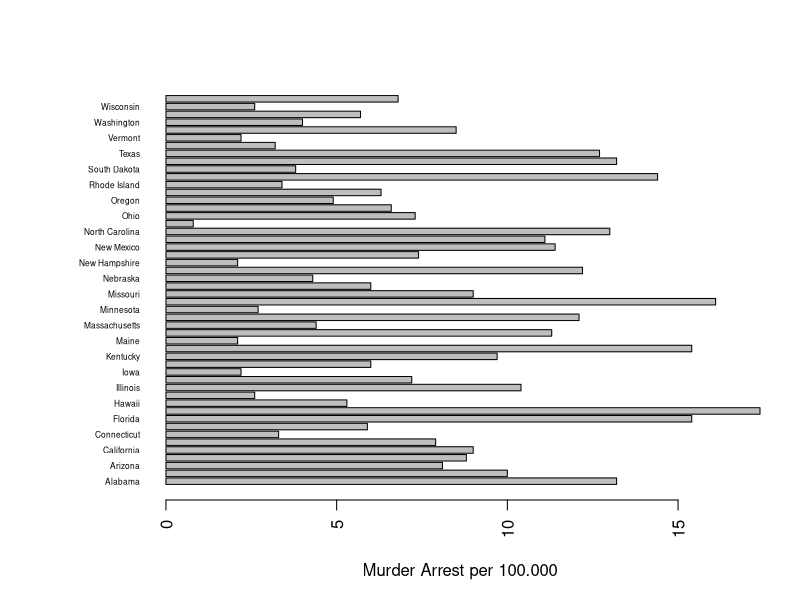
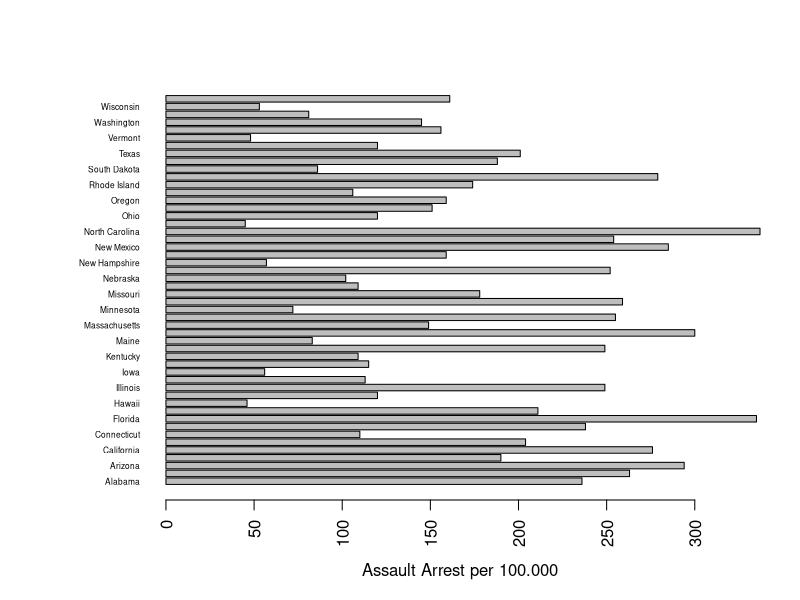
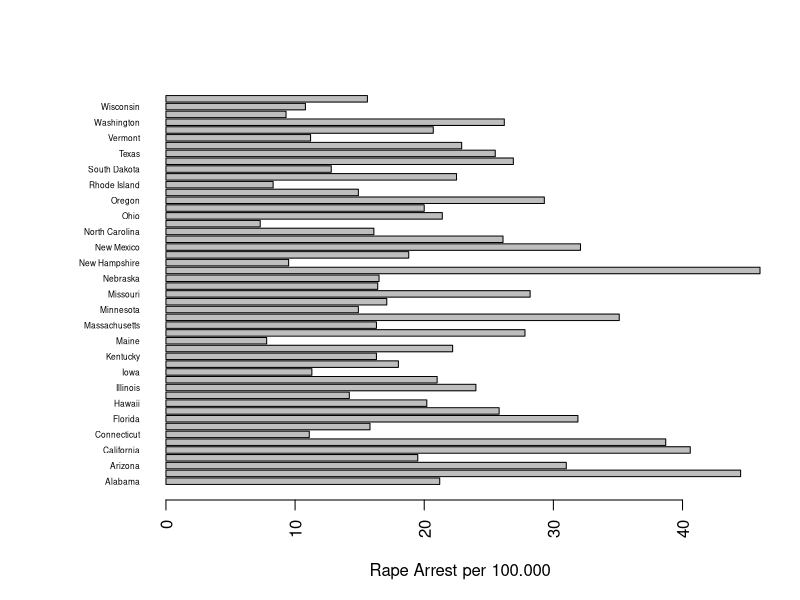
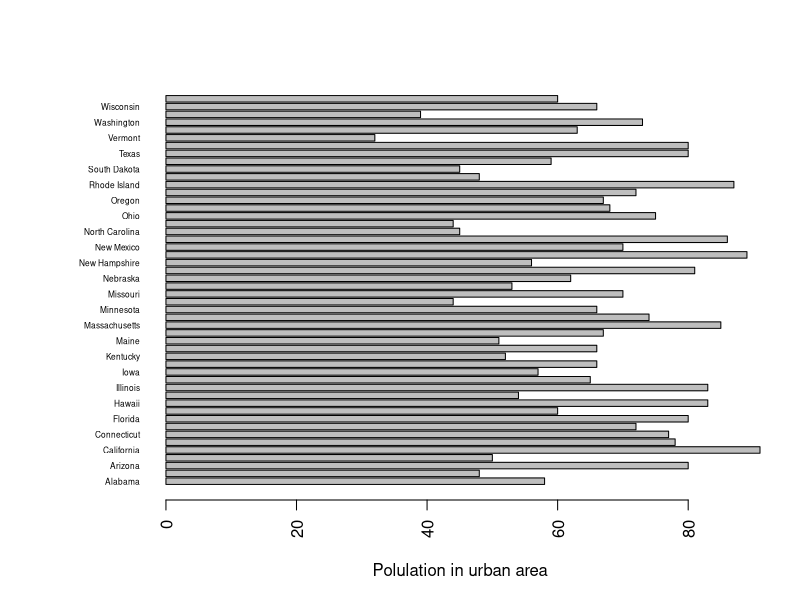
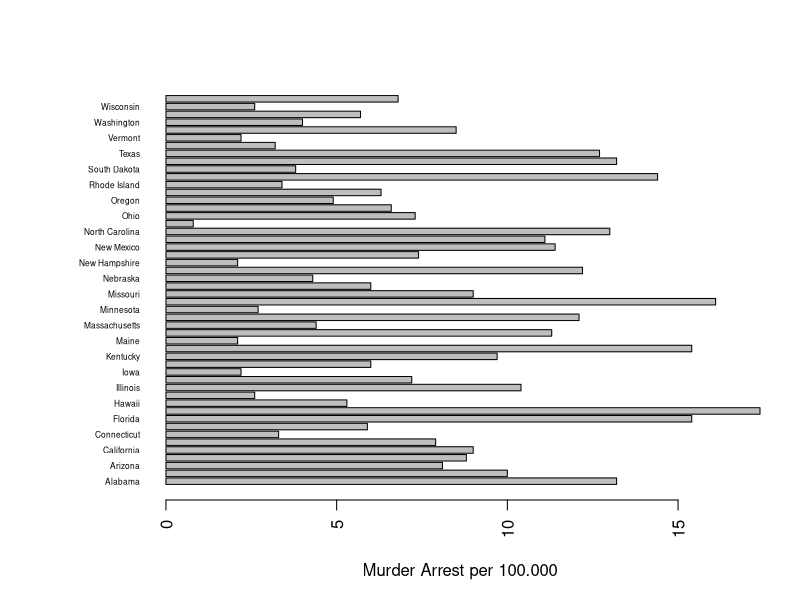
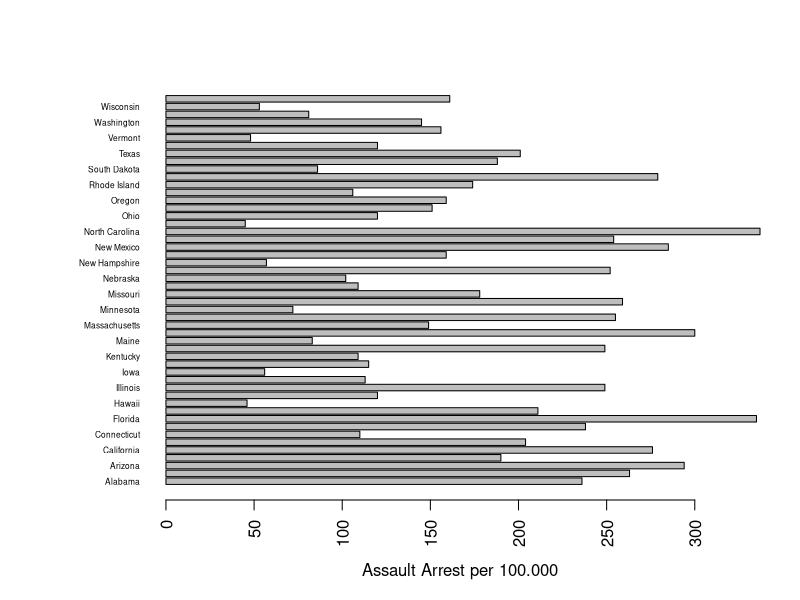
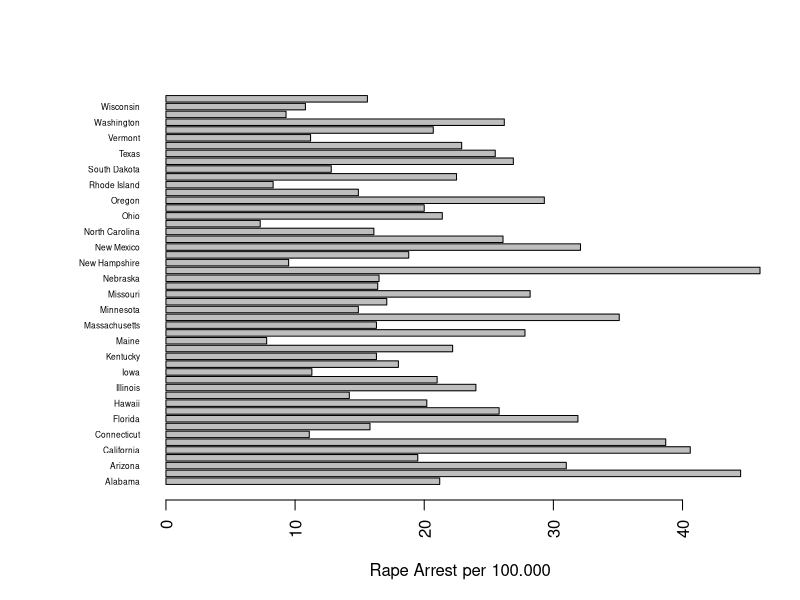
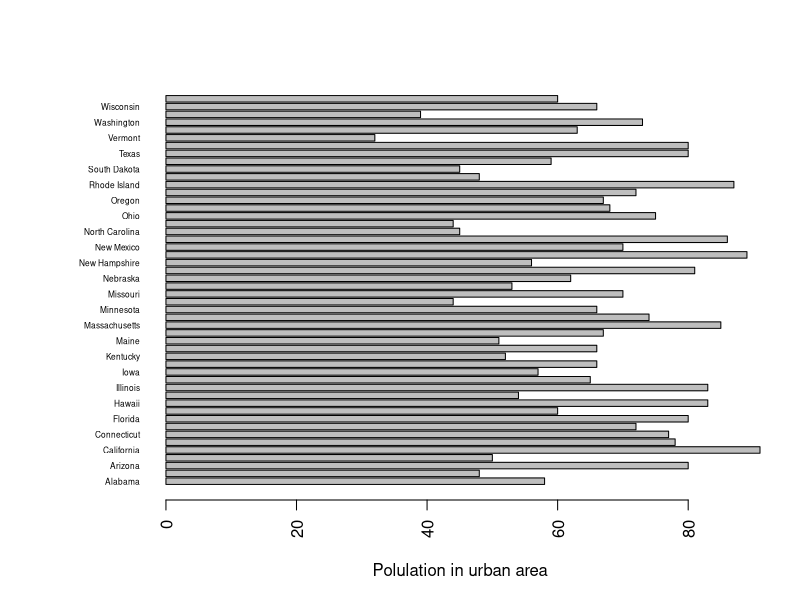

Recreate these plots in R, in order.
## ---- chunk 1
USArrests
## ---- chunk 2
summary(USArrests)
## ---- chunk 3
df_complate <- data.frame(States=rownames(USArrests), USArrests)
par(las=2) # make label text perpendicular to axis
par(mar=c(5,8,4,2)) # increase y-axis margin.

barplot(df_complate$Murder, names.arg = df_complate$States, horiz = TRUE, cex.names = 0.5, xlab = "Murder Arrest per 100.000")

barplot(df_complate$Assault, names.arg = df_complate$States, horiz = TRUE, cex.names = 0.5, xlab = "Assault Arrest per 100.000")

barplot(df_complate$Rape, names.arg = df_complate$States, horiz = TRUE, cex.names = 0.5, xlab = "Rape Arrest per 100.000")

barplot(df_complate$UrbanPop, names.arg = df_complate$States, horiz = TRUE, cex.names = 0.5, xlab = "Polulation in urban area")
## ---- chunk 4
df_single <- data.frame(States=rownames(USArrests), USArrests)
par(las=2) # make label text perpendicular to axis
par(mar=c(5,8,4,2)) # increase y-axis margin.

barplot(df_single$Murder, names.arg = df_single$States, horiz = TRUE, cex.names = 0.5, xlab = "Murder Arrest per 100.000")

barplot(df_single$Assault, names.arg = df_single$States, horiz = TRUE, cex.names = 0.5, xlab = "Assault Arrest per 100.000")

barplot(df_single$Rape, names.arg = df_single$States, horiz = TRUE, cex.names = 0.5, xlab = "Rape Arrest per 100.000")

barplot(df_single$UrbanPop, names.arg = df_single$States, horiz = TRUE, cex.names = 0.5, xlab = "Polulation in urban area")
## ---- chunk 5
df_average <- data.frame(States=rownames(USArrests), USArrests)
par(las=2) # make label text perpendicular to axis
par(mar=c(5,8,4,2)) # increase y-axis margin.

barplot(df_average$Murder, names.arg = df_average$States, horiz = TRUE, cex.names = 0.5, xlab = "Murder Arrest per 100.000")

barplot(df_average$Assault, names.arg = df_average$States, horiz = TRUE, cex.names = 0.5, xlab = "Assault Arrest per 100.000")

barplot(df_average$Rape, names.arg = df_average$States, horiz = TRUE, cex.names = 0.5, xlab = "Rape Arrest per 100.000")

barplot(df_average$UrbanPop, names.arg = df_average$States, horiz = TRUE, cex.names = 0.5, xlab = "Polulation in urban area")
## ---- chunk 6
##Complate Linkage
df_complate <- scale(df_complate[, 2:5])
d_complate <- dist(df_complate, method = "euclidean")
clusters_complate <- hclust(d_complate, method = "complete" )
plot(clusters_complate, cex = 0.6, hang = -1)

##Single Linkage
df_single <- scale(df_single[, 2:5])
d_single <- dist(df_single, method = "euclidean")
clusters_single <- hclust(d_single, method = "single" ) ##Metode Single
plot(clusters_single, cex = 0.6, hang = -1)

##Average Linkage
df_average <- scale(df_average[, 2:5])
d_average <- dist(df_average, method = "euclidean")
clusters_average <- hclust(d_average, method = "average" ) ##Metode Average
plot(clusters_average, cex = 0.6, hang = -1)
## ---- chunk 7
## Complate Linkage
plot(clusters_complate, cex = 0.6, hang = -1)
rect.hclust(clusters_complate, k = 4, border = 2:5)

##Single Linkage
plot(clusters_single, cex = 0.6, hang = -1)
rect.hclust(clusters_single, k = 4, border = 2:5)

##Average Linkage
plot(clusters_average, cex = 0.6, hang = -1)
rect.hclust(clusters_average, k = 4, border = 2:5)
